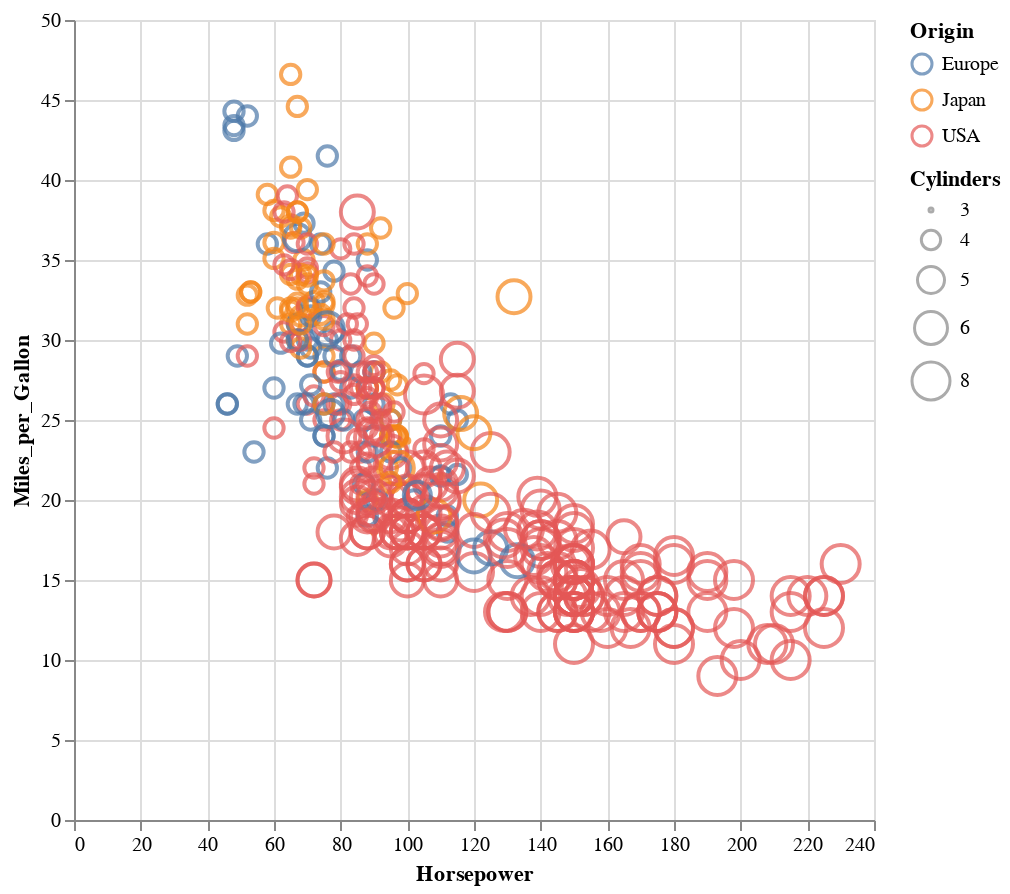

Notebook code cell kept with this figure:
### Markdown cell above
Vamos alterar o tamanho de cada ponto mapeando seu valor ao de uma variável
do dataset.

### Code cell
# Neste exemplo fizemos uma pequena modificação na maneira de declarar as variáveis do gráfico.
# Note que aqui utilizamos aspas invés da notação de Julia, e ao final do nome colocamos ":(letra)"
# Cada (letra) representa o tipo do dado (o = ordinal, n = nominal, q = quantitativo)
df |>
@vlplot(
    :point,
    x="Horsepower:q",
    y="Miles_per_Gallon:q",
    size="Cylinders:o",
    color="Origin:n",
    width=400,
    height=400
)

### Figure 1 — Vega-Lite specification as saved in the notebook (floating-point values rounded to 4 significant figures; data arrays with more than 128 entries replaced by an {"elided": "..."} marker saying what was removed)
{"data": {"values": {"elided": "406 records"}}, "encoding": {"color": {"field": "Origin", "type": "nominal"}, "size": {"field": "Cylinders", "type": "ordinal"}, "x": {"field": "Horsepower", "type": "quantitative"}, "y": {"field": "Miles_per_Gallon", "type": "quantitative"}}, "height": 400, "mark": "point", "width": 400}
